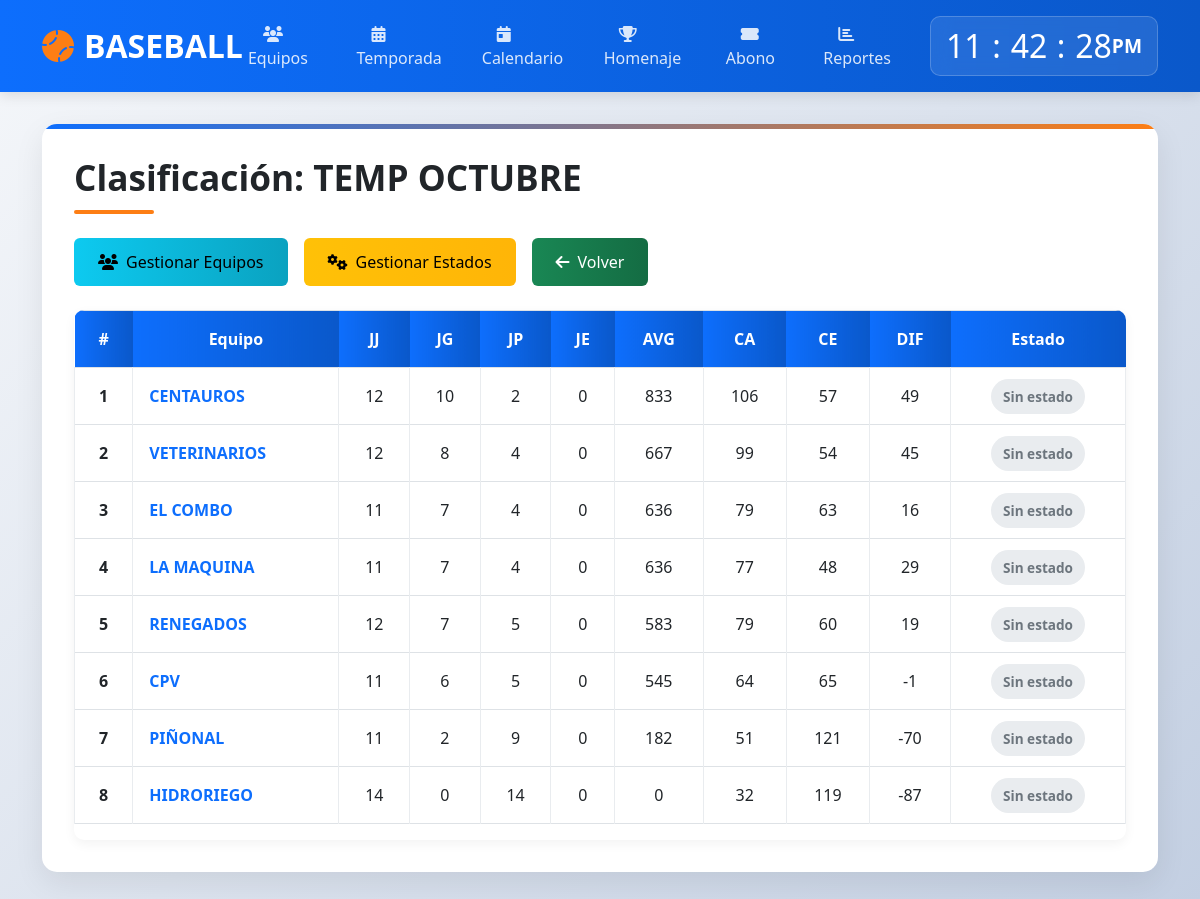
Page /modulos/juego/list.php?id=19&cat=C on the committed database.
### tables this page shows
CREATE TABLE `temporada` (
  `id_temp` int(100) NOT NULL,
  `name_temp` text NOT NULL,
  `categoria` varchar(1) NOT NULL,
  `partidas` int(100) NOT NULL,
  `innings` int(10) NOT NULL,
  `valor` decimal(10,2) NOT NULL,
  `nequipos` int(10) NOT NULL,
  `activo` int(1) DEFAULT NULL
);

CREATE TABLE `tab_clasf` (
  `id_tab` int(100) NOT NULL,
  `id_temp` int(100) NOT NULL,
  `id_team` int(100) NOT NULL,
  `name_team` varchar(50) NOT NULL,
  `categoria` varchar(1) NOT NULL,
  `jj` int(100) DEFAULT NULL,
  `jg` int(100) DEFAULT NULL,
  `jp` int(100) DEFAULT NULL,
  `je` int(100) DEFAULT NULL,
  `avg` int(10) DEFAULT NULL,
  `ca` int(100) DEFAULT NULL,
  `ce` int(100) DEFAULT NULL,
  `dif` int(100) DEFAULT NULL
);

### modulos/juego/list.php (the view, shortened to what this page needs)
<?php
$con = conectar();
$id = filter_var($_REQUEST['id'] ?? 0, FILTER_SANITIZE_NUMBER_INT);
$cat = filter_var($_REQUEST['cat'] ?? '', FILTER_SANITIZE_STRING);
$revisar = "SELECT temporada.*, tab_clasf.* FROM temporada
            INNER JOIN tab_clasf ON temporada.id_temp = tab_clasf.id_temp
            WHERE tab_clasf.id_temp = ? AND temporada.categoria LIKE CONCAT('%', ?, '%')";
$stmt = mysqli_prepare($con, $revisar);
mysqli_stmt_bind_param($stmt, "is", $id, $cat);
mysqli_stmt_execute($stmt);
$result = mysqli_stmt_get_result($stmt);
$data = mysqli_fetch_array($result);
?>
<!DOCTYPE html>
<html lang="es">
<head>
    <link href="https://cdn.jsdelivr.net/npm/bootstrap@5.3.0/dist/css/bootstrap.min.css" rel="stylesheet">
    <link rel="stylesheet" href="https://cdnjs.cloudflare.com/ajax/libs/font-awesome/6.4.0/css/all.min.css">
</head>
<body>
    <header class="header">
        <div class="container">
            <div class="d-flex justify-content-between align-items-center">
                <a href="../../" class="logo">
                    <i class="fas fa-baseball-ball"></i>BASEBALL
                </a>
                <ul class="navigation">
                    <li><a href="../equipos/"><i class="fas fa-users"></i> Equipos</a></li>
                    <li><a href="../juego/"><i class="fas fa-calendar-alt"></i> Temporada</a></li>
                    <li><a href="../calendario/"><i class="fas fa-calendar-day"></i> Calendario</a></li>
                    <li><a href="../homenaje/homenaje.php"><i class="fas fa-trophy"></i> Homenaje</a></li>
                    <li><a href="../abonos/"><i class="fas fa-ticket-alt"></i> Abono</a></li>
                    <li><a href="../reporte/reporte.php"><i class="fas fa-chart-bar"></i> Reportes</a></li>
                </ul>
                <div class="clock-container">
                    <div class="clock">
                        <h2 id="hour">00</h2><h2 class="dot">:</h2>
                        <h2 id="minute">00</h2><h2 class="dot">:</h2>
                        <h2 id="seconds">00</h2><span id="ampm">AM</span>
                    </div>
                </div>
            </div>
        </div>
    </header>
    <main class="main-content">
        <div class="container">
            <div class="content-container">
                <h1 class="page-title">Clasificación: <?php echo htmlspecialchars($data['name_temp'] ?? 'Temporada'); ?></h1>
                <div class="button-group">
                    <a href="formclasf.php?id=<?php echo $id ?>&cat=<?php echo urlencode($cat) ?>" class="btn btn-info">
                        <i class="fas fa-users me-2"></i>Gestionar Equipos
                    </a>
                    <button type="button" class="btn btn-warning" data-bs-toggle="modal" data-bs-target="#estadosModal">
                        <i class="fas fa-cogs me-2"></i>Gestionar Estados
                    </button>
                    <a href="../juego/" class="btn btn-success">
                        <i class="fas fa-arrow-left me-2"></i>Volver
                    </a>
                </div>
                <div class="table-container">
                    <table class="table table-hover table-bordered">
                        <thead>
                            <tr>
                                <th>#</th>
                                <th>Equipo</th>
                                <th>JJ</th>
                                <th>JG</th>
                                <th>JP</th>
                                <th>JE</th>
                                <th>AVG</th>
                                <th>CA</th>
                                <th>CE</th>
                                <th>DIF</th>
                                <th>Estado</th>
                            </tr>
                        </thead>
                        <tbody>
                            <?php
                            $revisar = "SELECT t.*, e.estado
                                        FROM tab_clasf t
                                        LEFT JOIN equipo_estados e ON t.id_tab = e.id_tab AND t.id_temp = e.id_temp
                                        WHERE t.id_temp = ? AND t.categoria LIKE CONCAT('%', ?, '%')
                                        ORDER BY t.jg DESC, t.avg DESC";
                            $stmt = mysqli_prepare($con, $revisar);
                            mysqli_stmt_bind_param($stmt, "is", $id, $cat);
                            mysqli_stmt_execute($stmt);
                            $result = mysqli_stmt_get_result($stmt);
                            $num = mysqli_num_rows($result);
                            if ($num >= 1) {
                                $counter = 1;
                                while ($bdata = mysqli_fetch_array($result)) {
                                    $estado_badge = "";
                                    if ($bdata['estado'] == 'C') {
                                        $estado_badge = '<span class="badge-estado badge-clasificado">Clasificado</span>';
                                    } elseif ($bdata['estado'] == 'E') {
                                        $estado_badge = '<span class="badge-estado badge-eliminado">Eliminado</span>';
                                    } elseif ($bdata['estado'] == 'R') {
                                        $estado_badge = '<span class="badge-estado badge-retirado">Retirado</span>';
                                    } elseif ($bdata['estado'] == 'G') {
                                        $estado_badge = '<span class="badge-estado badge-ganador">Ganador</span>';
                                    } else {
                                        $estado_badge = '<span class="badge-estado" style="background:#e9ecef; color:#6c757d;">Sin estado</span>';
                                    }
                            ?>
                            <tr>
                                <td class="text-center fw-bold"><?php echo $counter; ?></td>
                                <td>
                                    <a href="../entradas/entradas.php?id=<?php echo $bdata['id_tab'] ?>" class="team-link">
                                        <?php echo htmlspecialchars($bdata['name_team']); ?>
                                    </a>
                                </td>
                                <td class="text-center"><?php echo $bdata['jj']; ?></td>
                                <td class="text-center"><?php echo $bdata['jg']; ?></td>
                                <td class="text-center"><?php echo $bdata['jp']; ?></td>
                                <td class="text-center"><?php echo $bdata['je']; ?></td>
                                <td class="text-center"><?php echo $bdata['avg']; ?></td>
                                <td class="text-center"><?php echo $bdata['ca']; ?></td>
                                <td class="text-center"><?php echo $bdata['ce']; ?></td>
                                <td class="text-center"><?php echo $bdata['dif']; ?></td>
                                <td class="text-center"><?php echo $estado_badge; ?></td>
                            </tr>
                            <?php
                                    $counter++;
                                }
                            } ?>
                        </tbody>
                    </table>
                </div>
            </div>
        </div>
    </main>
</body>
</html>

### modulos/juego/list.php (style rules this page uses)
:root { --primary-color: #0d6efd; --secondary-color: #fd7e14; --dark-color: #212529; --light-color: #f8f9fa; --success-color: #198754; --danger-color: #dc3545; --warning-color: #ffc107; --info-color: #0dcaf0; --ganador-color: #6f42c1; }
body { font-family: 'Segoe UI', Tahoma, Geneva, Verdana, sans-serif; background: linear-gradient(135deg, #f5f7fa 0%, #c3cfe2 100%); min-height: 100vh; margin: 0; padding: 0; color: #333; }
.header { background: linear-gradient(90deg, var(--primary-color) 0%, #0a58ca 100%); color: white; padding: 1rem 0; box-shadow: 0 4px 12px rgba(0, 0, 0, 0.1); position: sticky; top: 0; z-index: 1000; }
.logo { font-size: 2rem; font-weight: 700; color: white; text-decoration: none; display: flex; align-items: center; }
.logo i { margin-right: 10px; color: var(--secondary-color); }
.navigation { display: flex; list-style: none; margin: 0; padding: 0; }
.navigation li { margin: 0 5px; }
.navigation a { color: rgba(255, 255, 255, 0.85); text-decoration: none; padding: 10px 15px; border-radius: 6px; transition: all 0.3s; font-weight: 500; }
.clock-container { background: rgba(255, 255, 255, 0.1); border-radius: 10px; padding: 10px 15px; backdrop-filter: blur(10px); border: 1px solid rgba(255, 255, 255, 0.2); }
.clock { display: flex; align-items: center; color: white; font-size: 1.2rem; font-weight: 600; }
.clock h2 { margin: 0; min-width: 28px; text-align: center; }
.dot { margin: 0 5px; }
.main-content { padding: 2rem 0; }
.content-container { background: white; border-radius: 15px; box-shadow: 0 10px 30px rgba(0, 0, 0, 0.08); padding: 2rem; position: relative; overflow: hidden; }
.content-container::before { content: ''; position: absolute; top: 0; left: 0; width: 100%; height: 5px; background: linear-gradient(90deg, var(--primary-color) 0%, var(--secondary-color) 100%); }
.page-title { font-size: 2.2rem; font-weight: 700; color: var(--dark-color); margin-bottom: 1.5rem; position: relative; padding-bottom: 15px; }
.page-title::after { content: ''; position: absolute; bottom: 0; left: 0; width: 80px; height: 4px; background: var(--secondary-color); border-radius: 2px; }
.btn { border-radius: 6px; font-weight: 500; padding: 0.75rem 1.5rem; transition: all 0.3s; }
.btn-info { background: linear-gradient(90deg, #0dcaf0 0%, #0aa2c0 100%); border: none; }
.btn-warning { background: linear-gradient(90deg, var(--warning-color) 0%, #ffb507 100%); border: none; }
.btn-success { background: linear-gradient(90deg, var(--success-color) 0%, #146c43 100%); border: none; }
.table-container { overflow-x: auto; border-radius: 10px; box-shadow: 0 4px 12px rgba(0, 0, 0, 0.05); margin-top: 1.5rem; }
.table th { background: linear-gradient(90deg, var(--primary-color) 0%, #0a58ca 100%); color: white; border: none; padding: 1rem; text-align: center; vertical-align: middle; }
.table td { padding: 1rem; vertical-align: middle; border-color: #e9ecef; }
.team-link { color: var(--primary-color); text-decoration: none; font-weight: 600; transition: all 0.3s; }
.button-group { display: flex; gap: 1rem; margin-bottom: 1.5rem; flex-wrap: wrap; }
.badge-estado { padding: 0.5rem 0.75rem; border-radius: 50rem; font-size: 0.85rem; font-weight: 600; }

### rows in the picture
temporada: name_temp "TEMP OCTUBRE"
tab_clasf: name_team "CENTAUROS", jj "12", jg "10", jp "2", je "0", avg "833", ca "106", ce "57", dif "49"
tab_clasf: name_team "VETERINARIOS", jj "12", jg "8", jp "4", je "0", avg "667", ca "99", ce "54", dif "45"
tab_clasf: name_team "EL COMBO", jj "11", jg "7", jp "4", je "0", avg "636", ca "79", ce "63", dif "16"
tab_clasf: name_team "LA MAQUINA", jj "11", jg "7", jp "4", je "0", avg "636", ca "77", ce "48", dif "29"
tab_clasf: name_team "RENEGADOS", jj "12", jg "7", jp "5", je "0", avg "583", ca "79", ce "60", dif "19"
tab_clasf: name_team "CPV", jj "11", jg "6", jp "5", je "0", avg "545", ca "64", ce "65", dif "-1"
tab_clasf: name_team "PIÑONAL", jj "11", jg "2", jp "9", je "0", avg "182", ca "51", ce "121", dif "-70"
tab_clasf: name_team "HIDRORIEGO", jj "14", jg "0", jp "14", je "0", avg "0", ca "32", ce "119", dif "-87"
